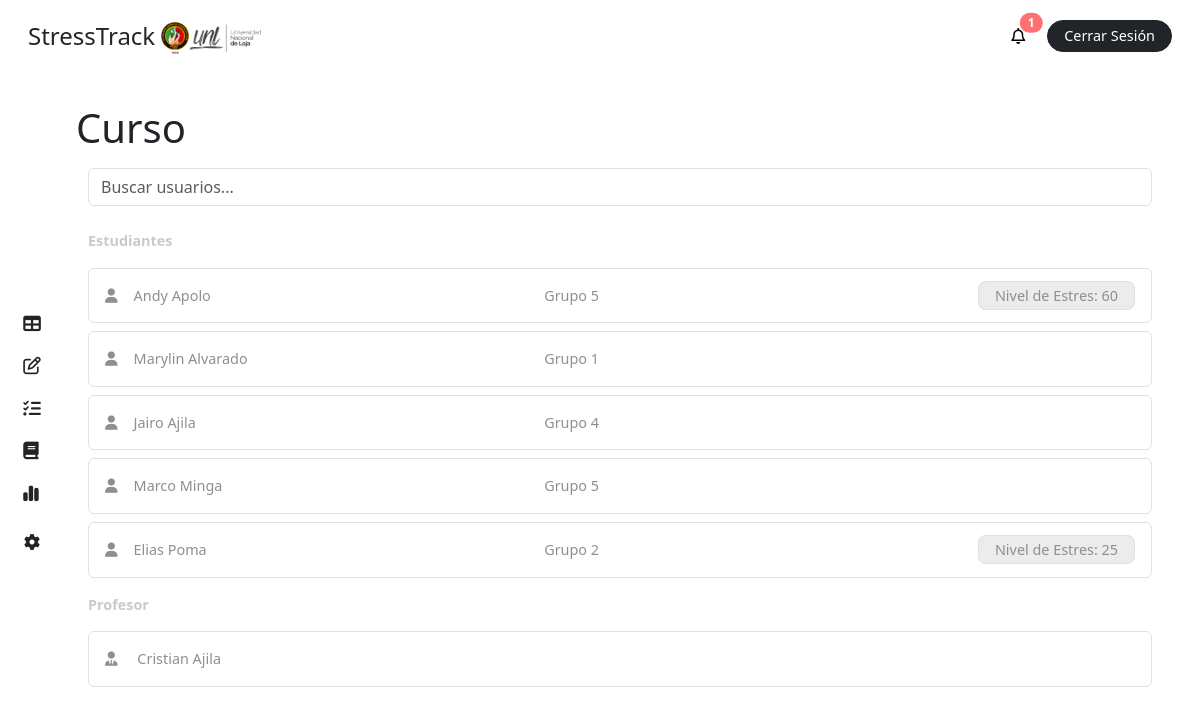
The app's page /course/ (signed in), older data.
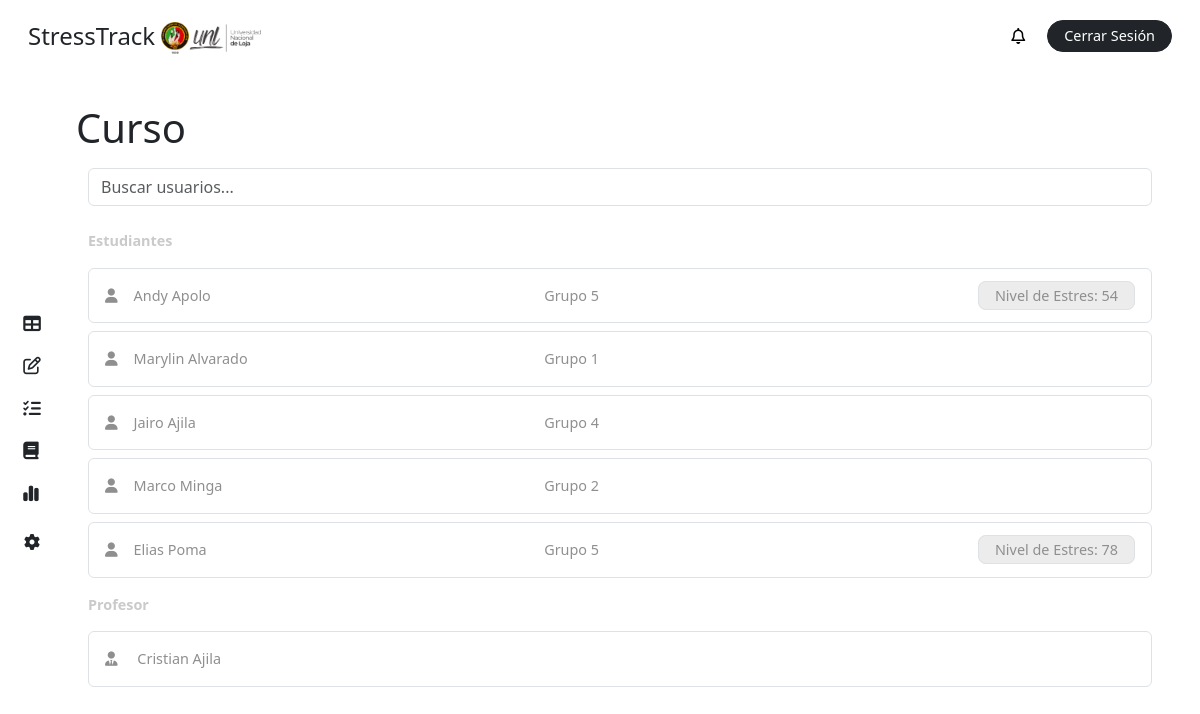
The same page, newer data.
### stress/models.py (models this page shows, shortened)
class CustomUser(AbstractBaseUser, PermissionsMixin):
    ROLE_CHOICES = [
        ('student', 'Alumno'),
        ('teacher', 'Profesor'),
        ('superuser', 'Administrador'),
    ]
    first_name = models.CharField(max_length=50, blank=True)
    last_name = models.CharField(max_length=50, blank=True)
    dni = models.CharField(max_length=10, unique=True, blank=True, null=True)
    email = models.EmailField(unique=True)
    role = models.CharField(max_length=20, choices=ROLE_CHOICES, default='student')
    is_active = models.BooleanField(default=True)
    is_staff = models.BooleanField(default=False)
    stress = models.IntegerField(default=0)
    share_stress_level = models.BooleanField(default=False)
    recommendation = models.ForeignKey(Recommendation, on_delete=models.SET_NULL, null=True, blank=True, related_name='users')
    course = models.ForeignKey(Course, on_delete=models.CASCADE, related_name='students', null=True, blank=True)
    group = models.ForeignKey(Team, on_delete=models.CASCADE, related_name='members', null=True, blank=True)
    tests = models.ManyToManyField(Test, related_name='users', blank=True)
    objects = CustomUserManager()
    USERNAME_FIELD = 'email'
    REQUIRED_FIELDS = []

class Team(models.Model):
    name = models.CharField(max_length=20)
    course = models.ForeignKey(Course, on_delete=models.CASCADE, related_name='teams')
    def __str__(self):
        return f"{self.name}"

### stress/views.py (the view, shortened to what this page needs)
# urls.py: path('course/', views.course, name='course'),
@login_required
def course(request):
    user = request.user
    course = user.course if user.role == 'student' else user.teaching_courses.first()
    if course:
        students = course.students.filter(is_active=True).all()
        teacher = course.teacher
        groups = course.teams.all()
    else:
        students = None
        teacher = None
        groups = None
    context = {
        'students': students,
        'role': request.user.role,
        'groups': groups,
        'teacher': teacher,
        'course': course,
        'notifications': user.notifications.all(),
        'unread_notifications': user.notifications.filter(is_read=False).count(),
    }
    return render(request, 'dashboard/course.html', context)

### stress/templates/dashboard/course.html (shortened to what this page needs)
{% extends "base/dashboard_base.html" %}
{% block content %}
{% include "elements/dashboard_sidebar.html" with role=role %}
<main class="main p-4 pt-2 pe-5">
  <div class="my-4">
    <div class="row">
      <div class="col-11 p-0">
        <h1 class="m-0">Curso</h1>
      </div>
    </div>
    <div class="row my-3">
            <div class="col-12">
                <input type="text" id="searchInput" class="form-control" placeholder="Buscar usuarios...">
            </div>
        </div>
    {% if not course %}
      {% if role == 'student' %}
        <div class="bg-inf p-3 rounded-2 text-gris my-4">
        <i class="fas fa-info-circle"></i> No estas matriculado a un curso por el
        momento.
        </div>
      {% else %}
        <div class="bg-inf p-3 rounded-2 text-gris my-4">
        <i class="fas fa-info-circle"></i> No estas asignado a un curso por el
        momento.
        </div>
      {% endif %}
    {% else %}
      <label class="text-grisillo fw-bold my-2">Estudiantes</label>
      {% if not students %}
        <div class="bg-inf p-3 rounded-2 text-gris">
          <i class="fas fa-info-circle"></i> No hay estudiantes matriculados por el momento.
        </div>
      {% else %}
        {% for student in students %}
            <div class="p-3 my-2 rounded-2 text-gris border border-1 student-item">
                <div class="row">
                    <div class="col-5">
                        <i class="fa-solid fa-user me-3"></i>{{ student.first_name }} {{ student.last_name }}
                    </div>
                    <div class="col-4">
                        {% if student.group %}
                            {{ student.group }}
                        {% else %}
                            N/A
                        {% endif %}
                    </div>
                    {% if role == 'student' %}
                        {% if student.share_stress_level %}
                            <div class="col-3 text-end">
                                <div
                                    class="ms-4 bg-color-grisillo py-1 px-3 border d-inline rounded-3 fs-7"
                                >
                                    Nivel de Estres: {{ student.stress }}
                                </div>
                            </div>
                        {% endif %}
                    {% endif %}
                </div>
            </div>
        {% endfor %}
      {% endif %}
      <label class="text-grisillo fw-bold my-2">Profesor</label>
      {% if teacher %}
            <div class="p-3 my-2 rounded-2 text-gris border border-1 student-item">
              <div class="row">
                <div class="col-12">
                  <i class="fa-solid fa-user-tie me-3"></i> {{ teacher.first_name }} {{ teacher.last_name }}
                </div>
              </div>
            </div>
      {% else %}
          <div class="bg-inf p-3 rounded-2 text-gris">
            <i class="fas fa-info-circle"></i> No hay un profesor asignado por el momento.
          </div>
      {% endif %}
    {% endif %}
  </div>
</main>
{% endblock %}

### stress/templates/base/dashboard_base.html (shortened to what this page needs)
{% load static %}
<!DOCTYPE html>
<html lang="en">
<head>
    <link rel="stylesheet" href="{% static 'css/main.css' %}">
    <link href="https://cdn.jsdelivr.net/npm/bootstrap@5.3.3/dist/css/bootstrap.min.css" rel="stylesheet">
</head>
<body>
    {% include "elements/dashboard_header.html" %}
    {% block content %}
    {% endblock %}
</body>
</html>

### stress/templates/elements/dashboard_header.html (shortened to what this page needs)
{% load static %}
<header class="header d-flex justify-content-between align-items-center py-3 px-4">
    <div class="px-1">
        <a class="text-dark text-decoration-none fs-4" href="{% url 'panel' %}">StressTrack <img src="{% static 'img/logo_unl_black.png' %}" style="width: 100px;"></a>
    </div>
    <div class="d-flex align-items-center px-1">
        <div class="dropdown me-3">
            <button class="bg-white position-relative border-0" id="notificationDropdown" data-bs-toggle="dropdown" aria-expanded="false">
                <i class="fa-regular fa-bell"></i>
                    {% if unread_notifications > 0 %}
                        <span class="position-absolute top-0 start-100 translate-middle badge rounded-pill bg-noti">
                            {{ unread_notifications }}
                        </span>
                    {% endif %}
            </button>
        </div>
        <a href="{% url 'logout' %}" class="text-decoration-none fs-7 bg-dark text-white border border-dark rounded-4 py-1 px-3">Cerrar Sesión</a>
    </div>
</header>

### stress/templates/elements/dashboard_sidebar.html (shortened to what this page needs)
<aside class="sidebar d-flex flex-column justify-content-center align-items-center">
    {% if role == 'student' %}
        <ul class="list-unstyled d-flex flex-column justify-content-center">
            <li class="py-2"><a class="text-decoration-none text-dark  fs-5_5" title="Panel" href="{% url 'panel' %}"><i
                        class="fa-solid fa-table"></i></a></li>
            <li class=" py-2"><a class="text-decoration-none text-dark fs-5_5" title="Tests" href="{% url 'list-test' %}"><i
                        class="fa-regular fa-pen-to-square"></i></a></li>
            <li class=" py-2"><a class="text-decoration-none text-dark fs-5_5" title="Tareas" href="{% url 'list-tasks' %}"><i
                        class="fa-solid fa-list-check"></i></a></li>
            <li class=" py-2"><a class="text-decoration-none text-dark fs-5_5" title="Curso" href="{% url 'course' %}"><i
                        class="fa-solid fa-book"></i></a></li>
            <li class=" py-2"><a class="text-decoration-none text-dark fs-5_5" title="Estadísticas" href="{% url 'stats' %}">
                            <i class="fa-solid fa-chart-simple"></i></a></li>
        </ul>
    {% endif %}
    <ul class="list-unstyled">
        <li class=""><a class="text-decoration-none text-dark" title="Perfil" href="{% url 'profile' %}"><i
                    class="fa-solid fa-gear"></i></a></li>
    </ul>
</aside>

### stress/static/css/main.css (style rules this page uses)
body { height: 100vh; margin: 0; padding: 0; display: grid; grid-template-columns: 4rem 1fr; grid-template-rows: 4.5rem 1fr; grid-template-areas: "header header" "side main"; gap: 0; background-color: white; }
.header { grid-area: header; background-color: white; }
.sidebar { grid-area: side; }
.main { grid-area: main; overflow-y: auto; }
.fs-5_5 { font-size: 1.1rem; }
.fs-7 { font-size: .9rem; }
.text-grisillo { color: #cacaca; font-size: .9rem; }
.text-gris { color: #8f8f8f !important; font-size: .9rem; }
.bg-color-grisillo { background-color: #ececec; }

Row changes from the older to the newer data that the page shows:
changed CustomUser "Andy": stress "60" → "54"
changed CustomUser "Marco": group "Grupo 5" → "Grupo 2"
changed CustomUser "Elias": group "Grupo 2" → "Grupo 5"; stress "25" → "78"
Text that changed along with them:
{{ unread_notifications }}: "1" → (not shown)
